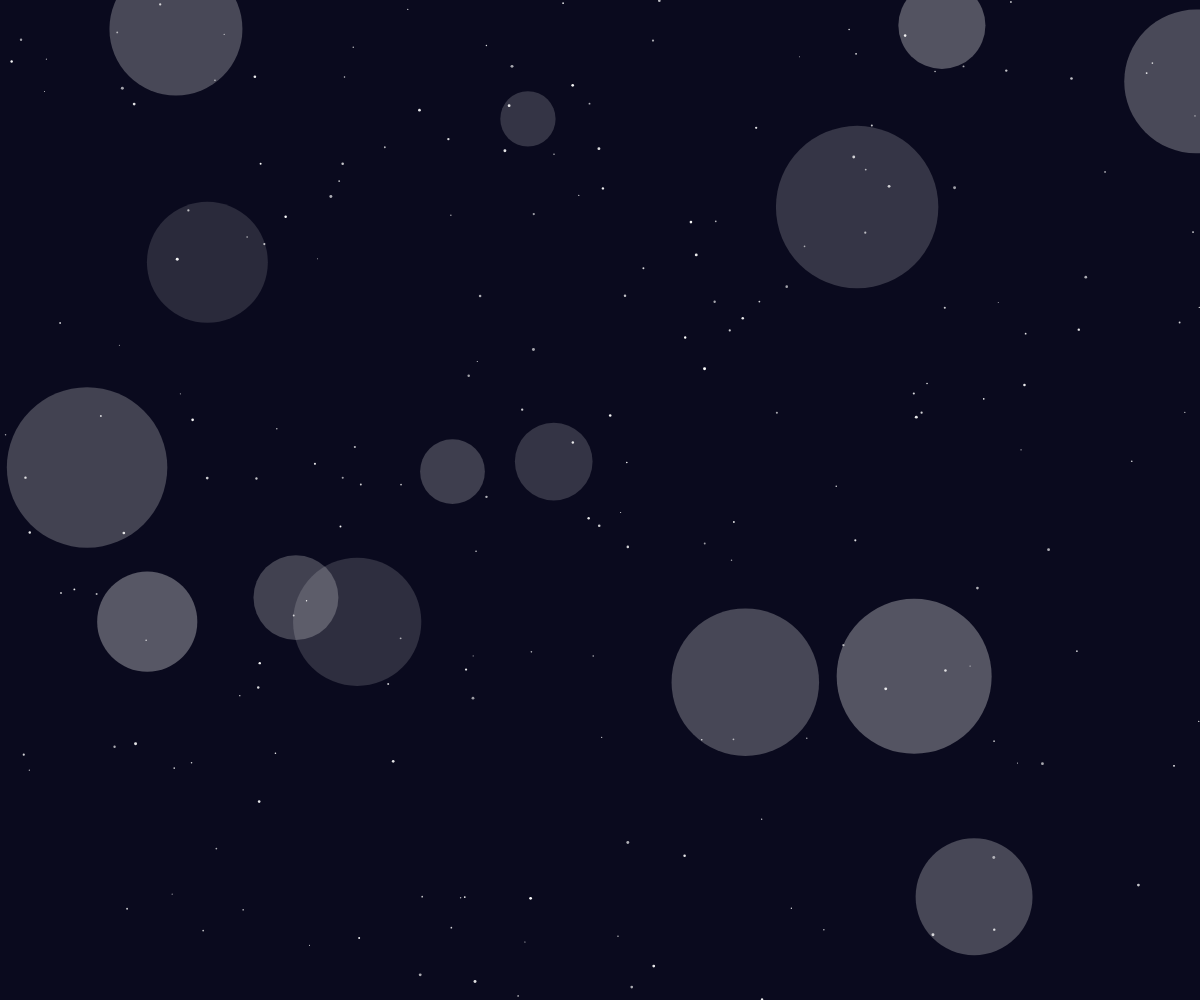
Frame 1 (no input)
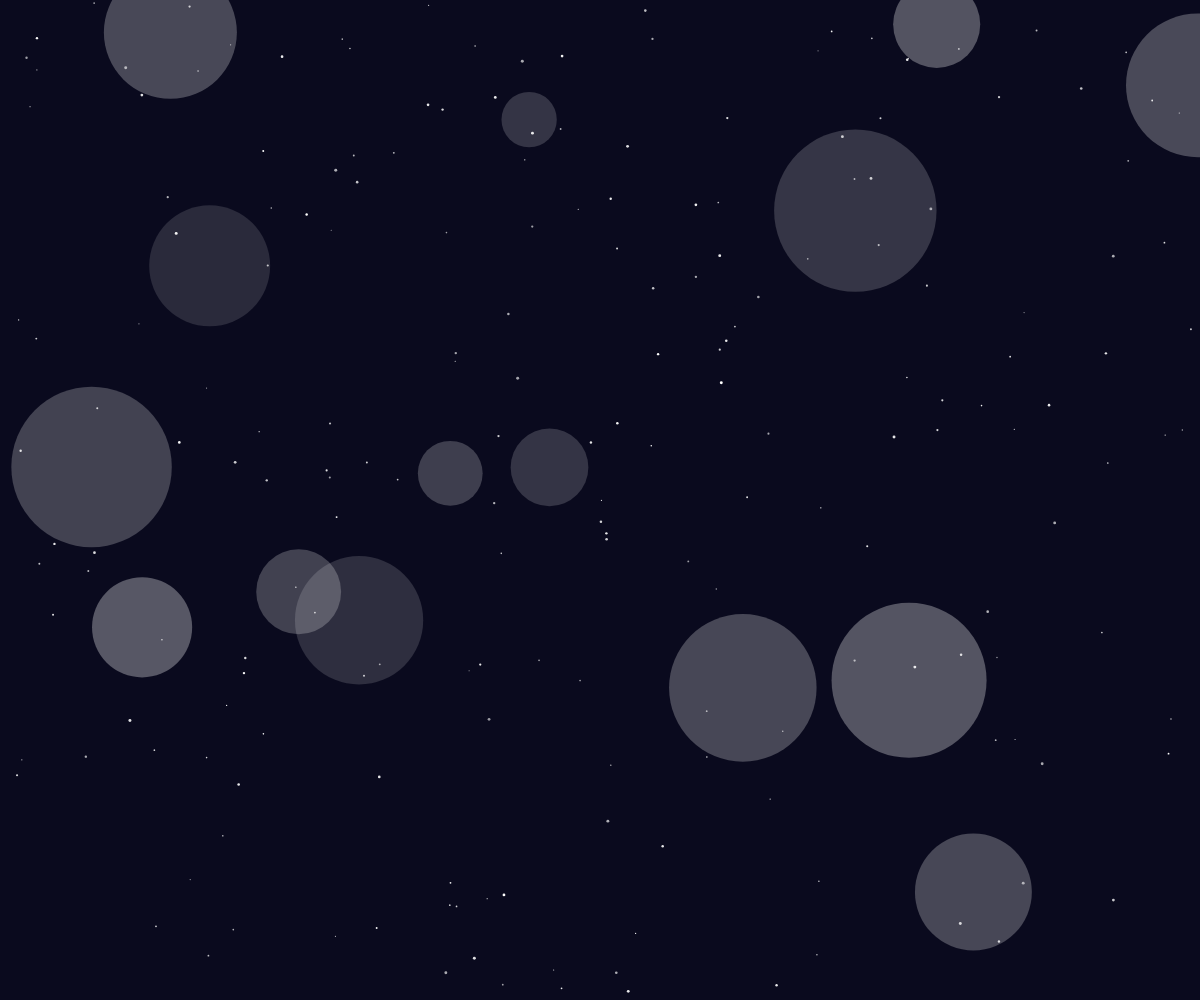
Frame 60 (no input)
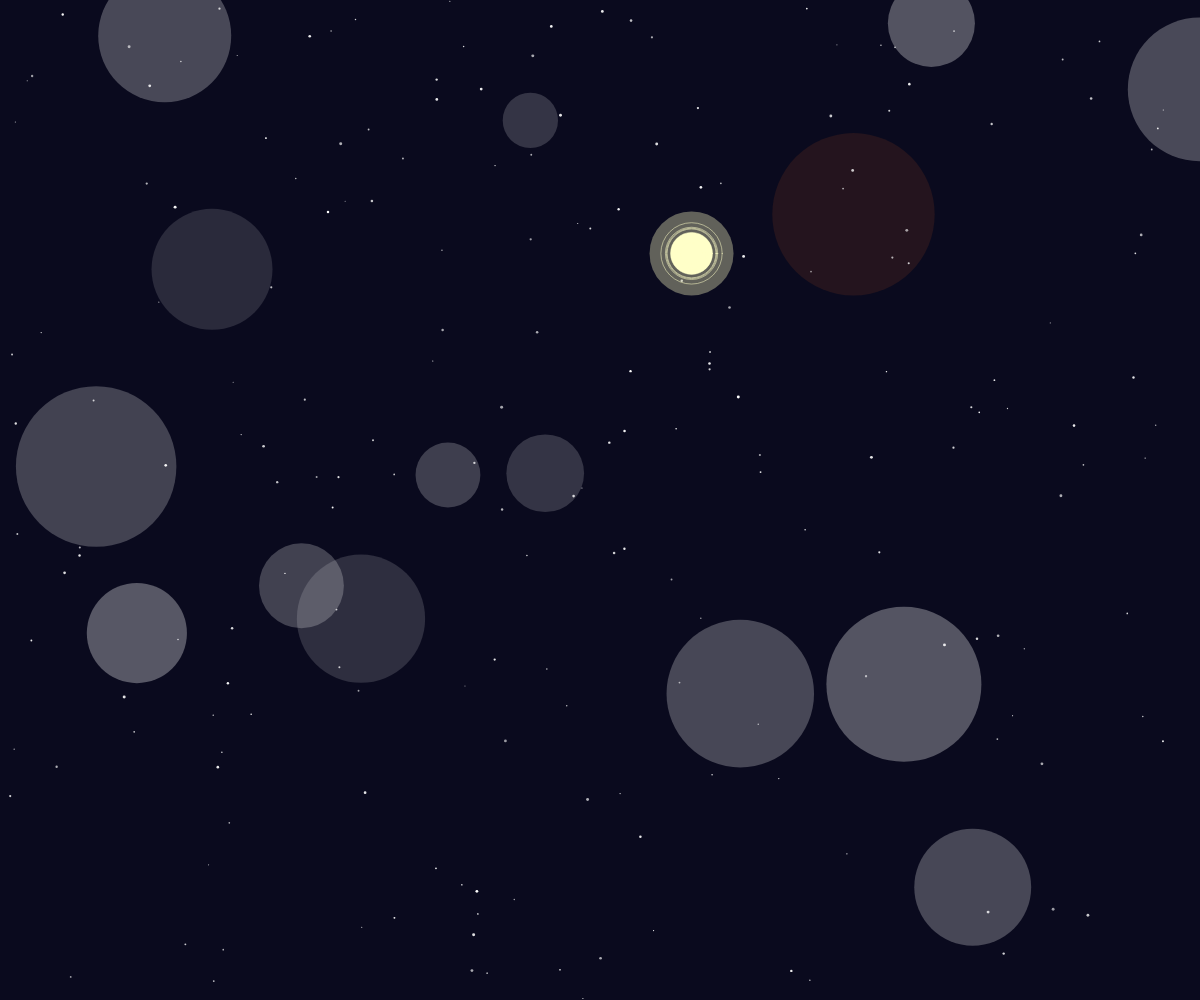
Frame 120 (the mouse pressed at the canvas centre since frame 60)

The p5.js sketch that drew these frames (run headless with seeded random() and noise() and a simulated clock; from frame 60 on, the mouse is pressed at the canvas centre):

// p5.js sketch
// ── sketch.js
let circles = [];
let stars = [];
let flares = [];

class Circle {
  constructor() {
    this.reset();
  }
  
  reset() {
    this.x = random(width);
    this.y = random(height);
    this.size = random(50, 200);
    this.speedX = random(-0.1, 0.1);
    this.speedY = random(-0.1, 0.1);
    this.alpha = random(30, 80);
    this.color = color(255, 255, 255, this.alpha);
    this.hueShift = random(-10, 10); // For subtle color shifts
  }
  
  update() {
    this.x += this.speedX;
    this.y += this.speedY;
    
    if (this.x > width + this.size) this.x = -this.size;
    if (this.x < -this.size) this.x = width + this.size;
    if (this.y > height + this.size) this.y = -this.size;
    if (this.y < -this.size) this.y = height + this.size;
  }
  
  display() {
    noStroke();
    fill(this.color);
    ellipse(this.x, this.y, this.size);
  }
}

class Star {
  constructor() {
    this.reset();
  }
  
  reset() {
    this.x = random(width);
    this.y = random(height);
    this.size = random(1, 3);
    this.speedX = random(-0.5, 0.5);
    this.speedY = random(-0.5, 0.5);
    this.alpha = random(150, 255);
    this.color = color(255, 255, 255, this.alpha);
  }
  
  update() {
    this.x += this.speedX;
    this.y += this.speedY;
    
    if (this.x > width + this.size) this.x = -this.size;
    if (this.x < -this.size) this.x = width + this.size;
    if (this.y > height + this.size) this.y = -this.size;
    if (this.y < -this.size) this.y = height + this.size;
  }
  
  display() {
    noStroke();
    fill(this.color);
    ellipse(this.x, this.y, this.size);
  }
}

class Flare {
  constructor(x, y) {
    this.x = x;
    this.y = y;
    this.radius = 0;
    this.maxRadius = random(20, 40);
    this.alpha = 255;
    this.color = color(255, 255, 200, this.alpha);
    this.glowAlpha = 100;
    this.decayRate = random(0.5, 1.0);
    this.hueShift = random(-20, 20); // Shift hue of nearby circles
    this.expandingRing = [];
    this.ringCount = 10;
    for (let i = 0; i < this.ringCount; i++) {
      this.expandingRing.push({
        radius: 0,
        alpha: 150,
        speed: random(0.5, 1.5)
      });
    }
  }
  
  update() {
    this.radius += 1;
    this.alpha -= 3 * this.decayRate;
    this.glowAlpha -= 0.5 * this.decayRate;
    
    for (let ring of this.expandingRing) {
      ring.radius += ring.speed;
      ring.alpha -= 0.8;
    }
  }
  
  isFinished() {
    return this.alpha <= 0 || this.radius > this.maxRadius;
  }
  
  display() {
    noStroke();
    
    // Draw the main flare
    fill(this.color);
    ellipse(this.x, this.y, this.radius * 2);
    
    // Draw a glowing afterglow
    fill(255, 255, 200, this.glowAlpha);
    ellipse(this.x, this.y, this.radius * 4);
    
    // Draw expanding rings
    for (let ring of this.expandingRing) {
      if (ring.alpha > 0) {
        stroke(255, 255, 200, ring.alpha);
        noFill();
        ellipse(this.x, this.y, ring.radius * 2);
      }
    }
  }
}

function setup() {
  createCanvas(windowWidth, windowHeight);
  frameRate(30);
  
  // Create circles
  for (let i = 0; i < 15; i++) {
    circles.push(new Circle());
  }
  
  // Create stars
  for (let i = 0; i < 200; i++) {
    stars.push(new Star());
  }
}

function draw() {
  background(10, 10, 30);
  
  // Update and display circles
  for (let circle of circles) {
    circle.update();
    circle.display();
  }
  
  // Update and display stars
  for (let star of stars) {
    star.update();
    star.display();
  }
  
  // Occasionally create a flare
  if (frameCount % 100 === 0) {
    let x = random(width);
    let y = random(height);
    flares.push(new Flare(x, y));
  }
  
  // Update and display flares
  for (let i = flares.length - 1; i >= 0; i--) {
    flares[i].update();
    flares[i].display();
    
    if (flares[i].isFinished()) {
      flares.splice(i, 1);
    }
  }
  
  // Apply color shifts to nearby circles
  for (let flare of flares) {
    if (!flare.isFinished()) {
      for (let circle of circles) {
        let d = dist(flare.x, flare.y, circle.x, circle.y);
        if (d < circle.size + flare.radius * 2) {
          // Shift the hue of nearby circles
          let hueDiff = map(d, 0, circle.size + flare.radius * 2, 10, 0);
          let newHue = (hue(circle.color) + flare.hueShift * (1 - hueDiff / 10)) % 360;
          circle.color = color(newHue, saturation(circle.color), brightness(circle.color), alpha(circle.color));
        }
      }
    }
  }
}

function windowResized() {
  resizeCanvas(windowWidth, windowHeight);
}
